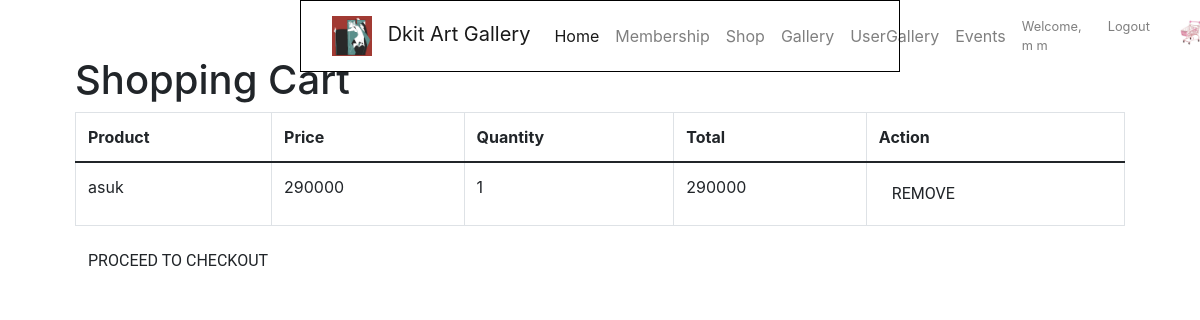
The app's page /view/cart.php (signed in) with its own data.
### tables this page shows
CREATE TABLE `cart` (
  `id` int(11) NOT NULL,
  `user_id` int(11) NOT NULL,
  `product_id` int(11) NOT NULL,
  `quantity` int(11) NOT NULL,
  `price` double NOT NULL
);

CREATE TABLE `product` (
  `id` int(11) NOT NULL,
  `name` varchar(100) NOT NULL,
  `price` double NOT NULL,
  `quantity` int(11) NOT NULL,
  `url` varchar(500) DEFAULT NULL,
  `description` varchar(500) DEFAULT NULL
);

### model/doCart.php (called while the page is built, shortened)
<?php
require_once 'databaseConnection.php';
require_once 'cartModel.php';
global $db;
$cartModel = new CartModel($db);
?>

### model/cartModel.php (called while the page is built, shortened)
<?php
class CartModel {
    protected $db;
    public function __construct($db) {
        $this->db = $db;
    }
    public function getCartItems($user_id) {
        $sql = "SELECT cart.*, product.name, product.price FROM cart
            INNER JOIN product ON cart.product_id = product.id
            WHERE cart.user_id = :user_id";
        try {
            $stmt = $this->db->prepare($sql);
            $stmt->bindParam(':user_id', $user_id);
            $stmt->execute();
            $cartItems = $stmt->fetchAll(PDO::FETCH_ASSOC);
            return $cartItems;
        } catch (PDOException $e) {
            echo "Error: " . $e->getMessage();
            return false;
        }
    }
}
?>

### view/cart.php (the view, shortened to what this page needs)
<?php
require_once '../model/databaseConnection.php';
require_once '../model/doCart.php';
require_once '../model/cartModel.php';
include "nav.php";
include 'header.php';
global $cartModel;
function getCartItems() {
    global $cartModel;
    return isset($_SESSION['userId']) ? $cartModel->getCartItems($_SESSION['userId']) : [];
}
$cartItems = getCartItems();
?>
<!DOCTYPE html>
<html lang="en">
<head>
</head>
<body>
<div class="container">
    <h1>Shopping Cart</h1>
    <?php if (empty($cartItems)): ?>
        <p>Your cart is empty.</p>
    <?php else: ?>
        <div class="table-responsive">
            <table class="table table-bordered">
                <thead>
                <tr>
                    <th>Product</th>
                    <th>Price</th>
                    <th>Quantity</th>
                    <th>Total</th>
                    <th>Action</th>
                </tr>
                </thead>
                <tbody>
                <?php foreach ($cartItems as $item): ?>
                    <tr>
                        <td><?php echo $item['name']; ?></td>
                        <td><?php echo $item['price']; ?></td>
                        <td><?php echo $item['quantity']; ?></td>
                        <td><?php echo $item['price'] * $item['quantity']; ?></td>
                        <td>
                            <form method="post">
                                <button type="submit" name="remove_from_cart" class="btn" onclick="return confirm('Are you sure you want to remove this item?');">Remove</button>
                            </form>
                        </td>
                    </tr>
                <?php endforeach; ?>
                </tbody>
            </table>
        </div>
        <a href="index.php?action=checkout" class="btn">Proceed to Checkout</a>
    <?php endif; ?>
</div>
</body>
</html>

### css/nav.css (style rules this page uses)
body { padding-top: 56px; }

### css/homeStyles.css (style rules this page uses)
.container { max-width: 800px; margin: 0 auto; }

### css/buttons.css (style rules this page uses)
.btn { font-family: 'Roboto', sans-serif; font-weight: bold; text-transform: uppercase; border: none; padding: 10px 20px; cursor: pointer; border-radius: 5px; background-color: #000; color: #fff; }

### records on screen
cart: product.name "asuk", product.price "290000", quantity "1", $item['price']*$item['quantity'] "290000"

### other values on screen
$username "m m"
